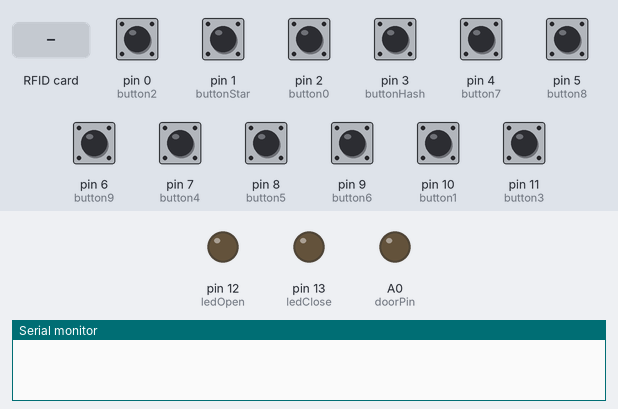
Recording of a sketch running on a simulated Arduino Leonardo, built with avr-gcc and run on an emulated ATmega32U4. Parts: output pins drawn as LEDs (lit = HIGH), the last lines printed to the serial monitor. The test bench sets the inputs (shaded band); at power-on: pin 0 (button2), pin 1 (buttonStar), pin 2 (button0), pin 3 (buttonHash), pin 4 (button7), pin 5 (button8), pin 6 (button9), pin 7 (button4), pin 8 (button5), pin 9 (button6), pin 10 (button1), pin 11 (button3) HIGH.

Above: at 1.2 s.
1.3 s: pin 1 (buttonStar) pulled LOW for 0.15 s
At 2.9 s:
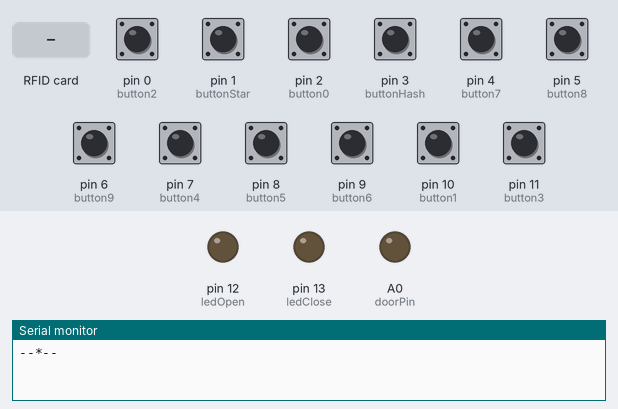
4.5 s: pin 3 (buttonHash) pulled LOW for 0.15 s
At 5.4 s:
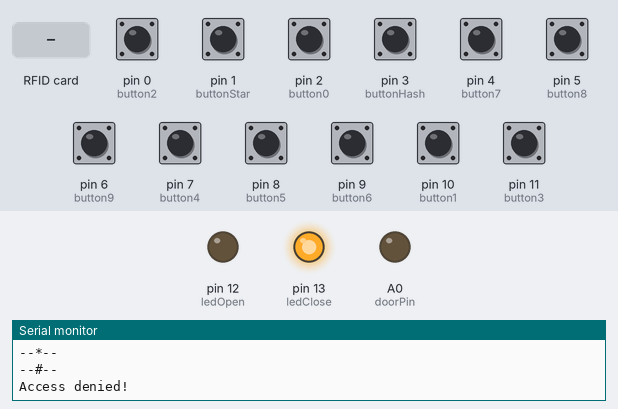
6.1 s: RFID card 5E 7A 19 C4 held to the reader
At 8.3 s:
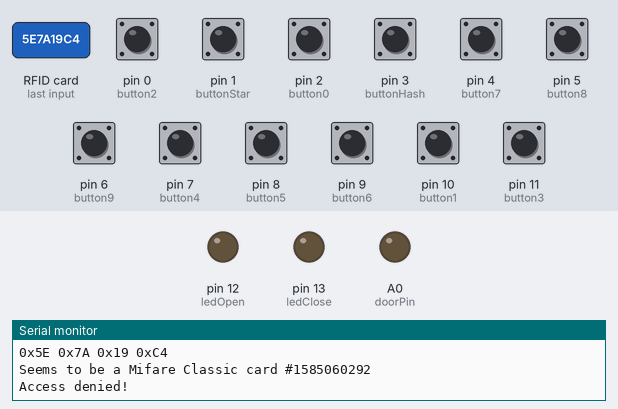
Timing chart, 0 to 8.6 s (numbered marks = the images above; inputs shaded):
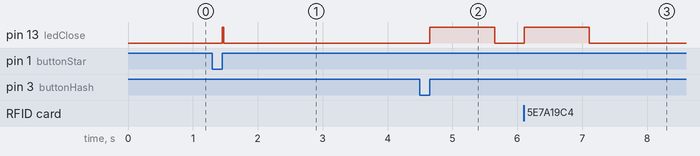

The sketch:

DoorLock.ino
```cpp
/**
 * @file TuerschlossNFC.ino
 * @author Luca Mazzoleni
 *
 * @brief  Doorlock with Keypad and NFC
 *
 *  Board: Arduino Leonardo \n
 *  Library: \link{https://github.com/adafruit/Adafruit-PN532\endlink \n
 *
 */

/* Includes */
// #define MYDEBUG
#include "debug.h"

#include "Arduino.h"
#include <Wire.h>
#include <SPI.h>
#include <Adafruit_PN532.h>

#include "global.h"
#include "access.h"
#include "KeyPad.h"
#include "NfcPad.h"


//SPI connection
/**Check Adafruit library for more Information \link{https://github.com/adafruit/Adafruit-PN532\endlink
 * @param PN532_SCK Serial Clock
 * @param PN532_MISO Master Input, Slave Outpu
 * @param PN532_MOSI Master Output, Slave Input
 * @param PN532_SS Slave Select
 * */
NfcPad nfcpad(PN532_SCK,
                   PN532_MISO,
                   PN532_MOSI,
                   PN532_SS);

KeyPad keypad;

#if defined(ARDUINO_ARCH_SAMD)
/** for Zero, output on USB Serial console, remove line below if using programming port to program the Zero!
 *also change #define in Adafruit_PN532.cpp library file
 */
#define Serial SerialUSB
#endif

//=============================================================================================================
void setup()
{
  Serial.begin(115200); //115200
  DEBUG_PRINTLN("===ARDUINO INIT===");

  pinMode(ledOpen, OUTPUT);
  pinMode(ledClose, OUTPUT);
  pinMode(doorPin, INPUT);
  pinMode(button0, INPUT);
  pinMode(button1, INPUT);
  pinMode(button2, INPUT);
  pinMode(button3, INPUT);
  pinMode(button4, INPUT);
  pinMode(button5, INPUT);
  pinMode(button6, INPUT);
  pinMode(button7, INPUT);
  pinMode(button8, INPUT);
  pinMode(button9, INPUT);
  pinMode(buttonStar, INPUT);
  pinMode(buttonHash, INPUT);
  digitalWrite(ledOpen, LOW);
  digitalWrite(ledClose, LOW);
  analogWrite(doorPin, 0);
  digitalWrite(button0, HIGH);
  digitalWrite(button1, HIGH);
  digitalWrite(button2, HIGH);
  digitalWrite(button3, HIGH);
  digitalWrite(button4, HIGH);
  digitalWrite(button5, HIGH);
  digitalWrite(button6, HIGH);
  digitalWrite(button7, HIGH);
  digitalWrite(button8, HIGH);
  digitalWrite(button9, HIGH);
  digitalWrite(buttonStar, HIGH);
  digitalWrite(buttonHash, HIGH);

//==========================================================================================
 nfcpad.SAMConfig();   // configure board to read RFID tags
}

//=========================================================================================
void loop()
{


//=====================================================================================================
//ABFRAGE NFC
  DEBUG_PRINTLN("Abfrage NFC");
  nfcpad.monitoring(100);


//=====================================================================================================
//Check Keypad-Input
  DEBUG_PRINTLN("Check for Input on Keypad");
  keypad.monitoring(8000);
}
```

NfcPad.cpp
```cpp
// #define MYDEBUG

// #include "KeyPad.h"
#include "NfcPad.h"
#include "access.h"
#include "global.h"

NfcPad::NfcPad(uint8_t clk, uint8_t miso, uint8_t mosi, uint8_t ss) : Adafruit_PN532(clk, miso, mosi, ss){

}
NfcPad::NfcPad(uint8_t irq, uint8_t reset) : Adafruit_PN532(irq, reset){

}
NfcPad::NfcPad(uint8_t ss) : Adafruit_PN532(ss){

}


  void NfcPad::monitoring(int timeout)
  {
    // Wait for an ISO14443A type cards (Mifare, etc.).  When one is found
     // 'uid' will be populated with the UID, and uidLength will indicate
     // if the uid is 4 bytes (Mifare Classic) or 7 bytes (Mifare Ultralight)
      DEBUG_PRINTLN("NfcPad::monitoring(int timeout)");
     success = Adafruit_PN532::readPassiveTargetID(PN532_MIFARE_ISO14443A, uid, &uidLength
                                       ,timeout);

     if (success)
     {
       // Display some basic information about the card
       DEBUG_PRINTLN("Found an ISO14443A card");
       DEBUG_PRINT("  UID Length: ");
       DEBUG_PRINTDEC(uidLength);
       DEBUG_PRINTLN(" bytes");
       DEBUG_PRINT("  UID Value: ");
       Adafruit_PN532::PrintHex(uid, uidLength);

       if (uidLength == 4 || uidLength == 7)
       {
         // We probably have a Mifare Classic card ...
         uint32_t cardid = uid[0];
         cardid <<= 8;
         cardid |= uid[1];
         cardid <<= 8;
         cardid |= uid[2];
         cardid <<= 8;
         cardid |= uid[3];
         Serial.print("Seems to be a Mifare Classic card #");
         Serial.println(cardid);

         if (checkid(cardid))
         {
           accessgranted();
         }
         else
         {
           accessdenied();
         }
       }
       DEBUG_PRINTLN("");

   //    if (uidLength == 7) //first 4 hex should be enough
   //    {
   //      uint32_t cardidl = uid[0];
   //      cardidl <<= 8;
   //      cardidl |= uid[1];
   //      cardidl <<= 8;
   //      cardidl |= uid[2];
   //      cardidl <<= 8;
   //      cardidl |= uid[3];
   //
   //    }

     }

  }

  bool NfcPad::checkid(double idcard)
  /** @brief Check if ID is authorized
   *
   * If the NFC ID from the scanned Card is saved in the authorized List \n
   * You need to Edit here, if you like to add your Card!
   * @param idcard NFC ID from the scanned Card
   * @return True if Authorized \n
   *         False if not*/
  {
    DEBUG_PRINTLN("NfcPad::checkid(double idcard)");
      for(int iterator = 0; iterator < authorizedCardsSize; iterator++)
      {
      	  //DEBUG_PRINTLN(authorizedCards[iterator]);
          if (idcard == authorizedCards[iterator])
          {
  	         //DEBUG_PRINTLN(authorizedCardsName[iterator]);
              return true;
          }
      }
      DEBUG_PRINTLN("NoAccess with this Card");
      return false;
  }
```

NfcPad.h
```cpp
#ifndef NFCPAD_H_
#define NFCPAD_H_

// #define MYDEBUG

#include "debug.h"
#include "Adafruit_PN532.h"

class NfcPad : public Adafruit_PN532
{
private:
    uint8_t success;
    uint8_t uid[7] = {0, 0, 0, 0, 0, 0, 0};  /* Buffer to store the returned UID */
    uint8_t uidLength; /* Length of the UID (4 or 7 bytes depending on ISO14443A card type)*/

public:
    NfcPad(uint8_t clk, uint8_t miso, uint8_t mosi, uint8_t ss);  // Software SPI
    NfcPad(uint8_t irq, uint8_t reset);  // Hardware I2C
    NfcPad(uint8_t ss);  // Hardware SPI
    void monitoring(int timeout);
    bool checkid(double idcard);

};


#endif //NFCPAD_H_
```

access.cpp
```cpp
// #define MYDEBUG

#include "access.h"
#include "global.h"
#include "Arduino.h"
#include <Wire.h>
#include <SPI.h>

void accessgranted()
/** @brief Open the Door
 *
 *  Set the Green Led to HIGH and open the Door for 2 Sec.
 *  @return Void
 */
{
  Serial.println("Access granted!");
  digitalWrite(ledOpen, HIGH);
  analogWrite(doorPin, 255);
  delay(2000); //2sec
  digitalWrite(ledOpen, LOW);
  analogWrite(doorPin, 0);
}

//===============================================================

void accessdenied()
  /** @brief Leave the Door closed
   *
   * Set the Red LED to HIGH for 1 Sec.
   * @return Void.
   */
  {
    Serial.println("Access denied!");
    digitalWrite(ledClose, HIGH);
    delay(1000);  //1sec
    digitalWrite(ledClose, LOW);
  }
```

access.h
```cpp
#ifndef ACCESS_H    // To make sure you don't declare the function more than once by including the header multiple times.
#define ACCESS_H

// #define MYDEBUG
#include "debug.h"
#include "global.h"

void accessgranted();
void accessdenied();

#endif
```

debug.h
```cpp
#ifndef DEBUG_H_
#define DEBUG_H_

#ifdef MYDEBUG
 #define DEBUG_PRINT(x)        Serial.print (x)
 #define DEBUG_PRINTDEC(x)     Serial.print (x, DEC)
 #define DEBUG_PRINTLN(x)      Serial.println (x)
#else
 #define DEBUG_PRINT(x)
 #define DEBUG_PRINTDEC(x)
 #define DEBUG_PRINTLN(x)
#endif

#endif /* DEBUG_H_ */
```

global.h
```cpp
#ifndef GLOBAL_H_
#define GLOBAL_H_

/**Keypad Nr. 0 Pin 2*/
#define button0  (2)
/**Keypad Nr. 1 Pin 10*/
#define button1 (10)
/**Keypad Nr. 2 Pin 0*/
#define button2  (0)
/**Keypad Nr. 3 Pin 11*/
#define button3 (11)
/**Keypad Nr. 4 Pin 7*/
#define button4  (7)
/**Keypad Nr. 5 Pin 8*/
#define button5  (8)
/**Keypad Nr. 6 Pin 9*/
#define button6  (9)
/**Keypad Nr. 7 Pin 4*/
#define button7  (4)
/**Keypad Nr. 8 Pin 5*/
#define button8  (5)
/**Keypad Nr. 9 Pin 6*/
#define button9  (6)
/**Keypad Nr. * Pin 1*/
#define buttonStar (1)
/**Keypad Nr. # Pin 3*/
#define buttonHash (3)
/**Green LED Pin 12*/
#define ledOpen   (12)
/**Red LED Pin 13*/
#define ledClose  (13)
/**Operates a 5V Relais Pin A0*/
#define doorPin   (A0)
//NFC
/**NFC Serial Clock Pin A1*/
#define PN532_SCK  (A1)
/**NFC Master Output, Slave Input Pin A2*/
#define PN532_MOSI (A2)
/**NFC Slave Select Pin A3*/
#define PN532_SS   (A3)
 /**NFC Master Input, Slave Output Pin A4*/
#define PN532_MISO (A4)

/**NFC Interrupt Request Pin A1*/
#define PN532_IRQ   (A1)
/**Not connected by default on the NFC Shield*/
#define PN532_RESET (A2)


/** customize your Code here */
static int secretCode[] = {button3, button3, button3, button3};

/** Max length of Input*/
static const int maxIN = (10 + 1);

static const int Zahlenfeld[4][3] = {  {button1, button2, button3},
                                      {button4, button5, button6},
                                      {button7, button8, button9},
                                      {buttonStar, button0, buttonHash}};

static const char* ZahlenfeldPrint[4][3] = { {"--1--", "--2--", "--3--"},
                                             {"--4--", "--5--", "--6--"},
                                             {"--7--", "--8--", "--9--"},
                                             {"--*--", "--0--", "--#--"}};

/**Initialize a Array for the Inputs*/
static int inputCode[maxIN];


/** customize your authorized cards here */
const unsigned long int authorizedCards[] = {1111111111} ;	// ""TestCard""

static const char* authorizedCardsName[] = {"TestCard"};


/** Length of your SecretCode */
const int k = sizeof(secretCode) / sizeof(secretCode[0]);

/** Length of your authorizedCards array */
const int authorizedCardsSize = sizeof(authorizedCards) / sizeof(authorizedCards[0]);


#endif //GLOBAL_H_
```

KeyPad.cpp
```cpp
// #define MYDEBUG

#include "KeyPad.h"
#include "access.h"

KeyPad::KeyPad()
{
 }

//===============================================================

 bool KeyPad::buttonPressed(int button)
 /** @brief Check if Button is pressed
  *
  * Check if Button switch from High to Low and Back to High
  * @param button scanned Button
  * @return True if Pressed
  *         False if not*/
 {
  // DEBUG_PRINTLN("KeyPad::buttonPressed(int button)");
   if (digitalRead(button) == LOW)
   {
     DEBUG_PRINTLN("KeyPad::buttonPressed--LOW");
     while (1)
     {
       delay(2); //entprellen
       if (digitalRead(button) == HIGH)
       {
         delay(2); //entprellen
         DEBUG_PRINTLN("KeyPad::buttonPressed--HIGH");
         return true;
       }
     }
   }
   return false;
 }

 //===============================================================

   void KeyPad::reset()
   /** @brief Reset Input-Array
    *
    * Reset InputCode-array by filling with Zeros
    * @return Void
    */
   {
     DEBUG_PRINTLN("KeyPad::reset()");
     int r;  //VarReset
     for (r = 0; r < (maxIN); ++r)
     {
       inputCode[r] = 0;
     }
   }

 //===============================================================

   void KeyPad::checkCode(int p)
   /** @brief Check if Code is correct
    *
    * Check if input code is the same as the secret code
    * @param p Count of pressed Buttons
    * @return Void
    */
   {
     DEBUG_PRINTLN("KeyPad::checkCode(int p)");
     int i;              //VarInputCode
     int correct = 0;    //VarCountPW
     for (i = 0; i < (k); i++)
     {
       DEBUG_PRINT(String(inputCode[i],DEC));
       DEBUG_PRINT("-");
       if (inputCode[i] == secretCode[i])
       {
 	       correct++;
       }
     }
     DEBUG_PRINTLN("");
     DEBUG_PRINT("Correct: ");
     DEBUG_PRINTLN(correct);
     DEBUG_PRINTLN("");
     reset(); //reset code-vector
     if ((correct == k) && (p == k))
     {
       accessgranted();
     }
     else
     {
       accessdenied();
     }
   }

   void KeyPad::monitoring(unsigned int timeout)
   {
     DEBUG_PRINTLN("KeyPad::monitoring(unsigned int timeout)");
     if (buttonPressed(buttonStar))
       {
         Serial.println("--*--");
         unsigned long callTime = 0;
         unsigned long runTime = 0;
         int breakFlag = 0;
         int p = 0;          //VarCountlenghtIN

         digitalWrite(ledClose, HIGH); /**TODO:Fix Hardware Issue->switch to ledOpen when fixed*/
         delay(20);
         digitalWrite(ledClose, LOW);
         reset();
         // DEBUG_PRINTLN("==Nach Reset=="); delay(100);
         callTime = millis(); //Set time of function-call
         //DEBUG_PRINTLN(callTime);
         while (1)
         {
           // DEBUG_PRINTLN("==Enter Loop"); delay(100);
           runTime=millis();
           if (runTime - callTime >= timeout) //Check for Timeout
           {
             DEBUG_PRINTLN("Keypad Timeout");
             breakFlag = 1;
           }
           if (breakFlag)
             break;

           //Reset rows and cols var for loop
           int n = 0;
           int m = 0;

           for (n = 0; n < 4; n++)  //Check cols
           {
             for (m = 0; m < 3; m++) //Check rows
             {
               if (buttonPressed(buttonHash) || (p >= maxIN))
               {
                 Serial.println("--#--");
                 checkCode(p);
                 breakFlag = 1;
               }
               else if (buttonPressed(Zahlenfeld[n][m]))
               {
                 inputCode[p] = (Zahlenfeld[n][m]);
                 Serial.println(ZahlenfeldPrint[n][m]);
                 ++p;
               }
             }
           }
         }
       }
   }
```

KeyPad.h
```cpp
#ifndef KEYPAD_H_
#define KEYPAD_H_

// #define MYDEBUG
#include "debug.h"

#include "Arduino.h"
#include "global.h"

class KeyPad
{
private:
  // /** Max length of Input*/
  // static const int maxIN = (10 + 1);
  //
  // static constexpr int Zahlenfeld[4][3] = {  {button1, button2, button3},
  //                                       {button4, button5, button6},
  //                                       {button7, button8, button9},
  //                                       {buttonStar, button0, buttonHash}};
  //
  //  static constexpr char* ZahlenfeldPrint[4][3] = { {"--1--", "--2--", "--3--"},
  //                                              {"--4--", "--5--", "--6--"},
  //                                              {"--7--", "--8--", "--9--"},
  //                                              {"--*--", "--0--", "--#--"}};
  //
  // /**Initialize a Array for the Inputs*/
  // int inputCode[maxIN];


  //
  /**Set a Timeout for the Keypad */
  // const long keypadTimeout = 8000;

  /** Max length of Input*/
  // int maxIN = 10;
  //
  // int Zahlenfeld[4][3] = {  {button1, button2, button3},
  //                           {button4, button5, button6},
  //                           {button7, button8, button9},
  //                           {buttonStar, button0, buttonHash}};
  //
  //  char* ZahlenfeldPrint[4][3] = { {"--1--", "--2--", "--3--"},
  //                                  {"--4--", "--5--", "--6--"},
  //                                  {"--7--", "--8--", "--9--"},
  //                                  {"--*--", "--0--", "--#--"}};
  //
  //
  // // /**Initialize a Array for the Inputs*/
  // int inputCode[maxIN];

  /**Set a Timeout for the Keypad */
  // const long keypadTimeout = 8000;
public:
    KeyPad();
    void init();
    bool buttonPressed(int button);
    void checkCode(int p);
    void reset();
    void monitoring(unsigned int timeout);
};

#endif //KEYPAD_H_
```

Measured:
- after the input at 1.3 s, pin 13 (ledClose): LOW → HIGH after 0.15 s, → LOW 0.02 s later
- after the input at 4.5 s, pin 13 (ledClose): LOW → HIGH after 0.15 s, → LOW 1.0 s later
- after the input at 6.1 s, pin 13 (ledClose): LOW → HIGH at once, → LOW 1.0 s later
